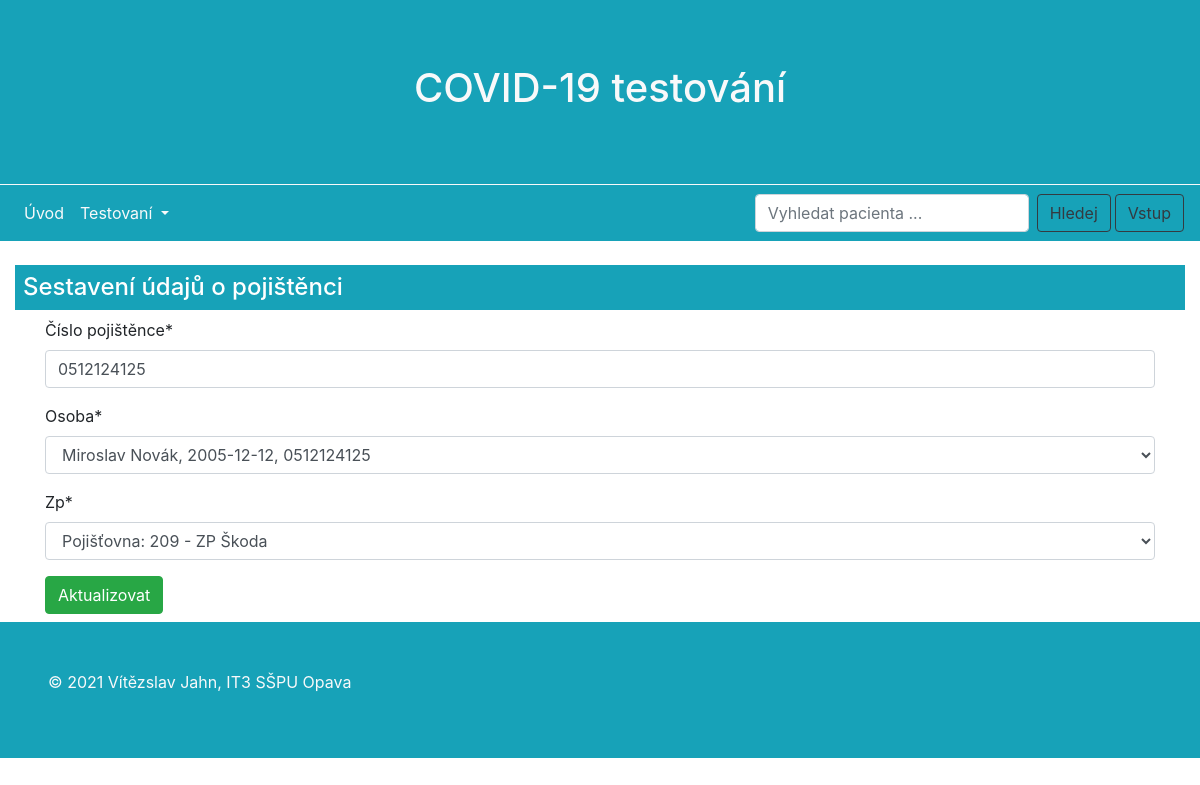
Page /covid/pojistenec/11/update/ on the committed database.
### covidtest/models.py (models this page shows, shortened)
class Pojistenec(models.Model):
    cislo_pojistence = models.CharField(validators=[is_number], verbose_name="Číslo pojištěnce", max_length=10, unique=True)
    osoba = models.OneToOneField(Osoba, on_delete=models.CASCADE)
    zp = models.ForeignKey(Pojistovna, on_delete=models.CASCADE)
    class Meta:
        ordering = ["cislo_pojistence"]
    '''
    def get_absolute_url(self):
        return reverse('test-create')
    '''

### covidtest/views.py (the view)
# urls.py: path('pojistenec/<int:pk>/update/', views.PojistenecUpdateView.as_view(), name='update-pojistenec'),
class PojistenecUpdateView(UpdateView, LoginRequiredMixin, PermissionRequiredMixin):
    model = Pojistenec
    fields = ['cislo_pojistence', 'osoba', 'zp']
    template_name = 'stranky/update/pojistenec_form_update.html'
    success_url = reverse_lazy('seznam_testu')
    login_url = '/accounts/login/'
    permission_required = 'covidtest.change_pojistenec'

### covidtest/models.py (called while the page is built)
    def __str__(self):
        return f'{self.jmeno} {self.prijmeni}, {str(self.datum_narozeni)}, ' \
               f'{self.rodne_cislo}'

    def __str__(self):
        return f'Pojišťovna: {self.pojistovna}'

### covidtest/templates/stranky/update/pojistenec_form_update.html (shortened to what this page needs)
{% extends "base.html" %}
{% load crispy_forms_tags %}
{% block content %}
<h4 class="text-left bg-info text-white p-2 mb-2">
    Sestavení údajů o pojištěnci
</h4>
<div class="container">
    <form method="post">
        {{ form|crispy }}
        <button type="submit" class="btn btn-success">Aktualizovat</button>
    </form>
</div>
{% endblock %}

### rows in the picture
Pojistenec: cislo_pojistence "0512124125", osoba "Miroslav Novák, 2005-12-12, 0512124125", zp "Pojišťovna: 209 - ZP Škoda"
